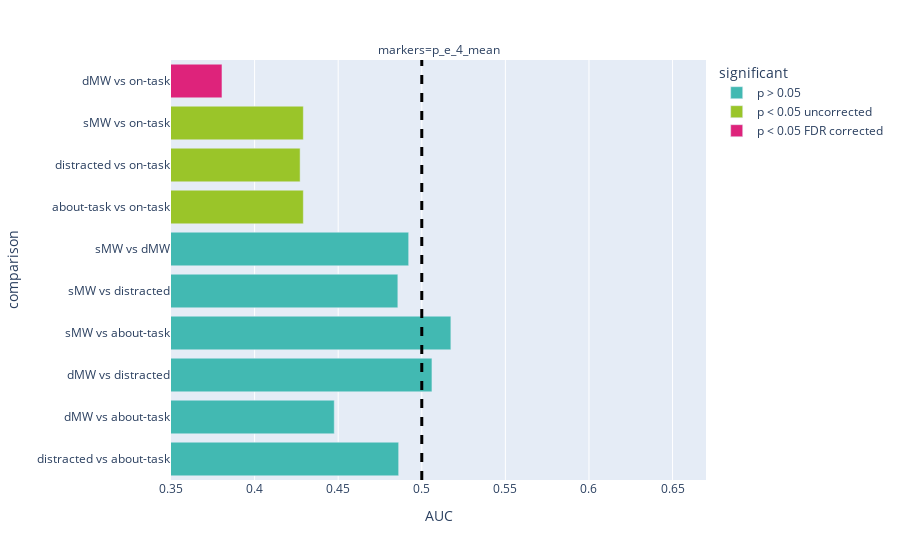

The cell this chart's notebook holds for it:
### Code cell
df_ot= df_all_probe.query("balance == 'over-sample'").query(f"markers in {['p_e_4_mean']}") #'t_mean', 't_std', 'p_e_8_mean', 'p_e_8_std', 'wSMI_8_mean', 'wSMI_8_std'
fig = px.bar(df_ot, y = 'comparison', x='AUC', facet_col = 'markers', color = 'significant', color_discrete_sequence = [lblue, green, pink], 
                         category_orders = {'significant': ['p > 0.05','p < 0.05 uncorrected', 'p < 0.05 FDR corrected']})
fig.add_vline(x=0.5, line_width=3, line_dash="dash", line_color="black")

fig.update_layout(
#     title = 'PC',
    autosize=True,
#     width=1600,
#     height=800,
    xaxis = {
            'showticklabels': True,
            
        'range': [0.35, 0.67]
        },
#             xaxis = {'title': 'a'}

)

### Figure 1 — Plotly figure (JSON) as saved in the notebook; plotly's stock layout.template omitted (floating-point values rounded to 4 significant figures)
{"data": [{"alignmentgroup": "True", "hovertemplate": "significant=p > 0.05<br>markers=p_e_4_mean<br>AUC=%{x}<br>comparison=%{y}<extra></extra>", "legendgroup": "p > 0.05", "marker": {"color": "#42B9B2"}, "name": "p > 0.05", "offsetgroup": "p > 0.05", "orientation": "h", "showlegend": true, "textposition": "auto", "type": "bar", "x": [0.4862, 0.4477, 0.5061, 0.5174, 0.4857, 0.4922], "xaxis": "x", "y": ["distracted vs about-task", "dMW vs about-task", "dMW vs distracted", "sMW vs about-task", "sMW vs distracted", "sMW vs dMW"], "yaxis": "y"}, {"alignmentgroup": "True", "hovertemplate": "significant=p < 0.05 uncorrected<br>markers=p_e_4_mean<br>AUC=%{x}<br>comparison=%{y}<extra></extra>", "legendgroup": "p < 0.05 uncorrected", "marker": {"color": "#9AC529"}, "name": "p < 0.05 uncorrected", "offsetgroup": "p < 0.05 uncorrected", "orientation": "h", "showlegend": true, "textposition": "auto", "type": "bar", "x": [0.4292, 0.4272, 0.4292], "xaxis": "x", "y": ["about-task vs on-task", "distracted vs on-task", "sMW vs on-task"], "yaxis": "y"}, {"alignmentgroup": "True", "hovertemplate": "significant=p < 0.05 FDR corrected<br>markers=p_e_4_mean<br>AUC=%{x}<br>comparison=%{y}<extra></extra>", "legendgroup": "p < 0.05 FDR corrected", "marker": {"color": "#DE237B"}, "name": "p < 0.05 FDR corrected", "offsetgroup": "p < 0.05 FDR corrected", "orientation": "h", "showlegend": true, "textposition": "auto", "type": "bar", "x": [0.3805], "xaxis": "x", "y": ["dMW vs on-task"], "yaxis": "y"}], "layout": {"annotations": [{"showarrow": false, "text": "markers=p_e_4_mean", "x": 0.5, "xanchor": "center", "xref": "paper", "y": 1, "yanchor": "bottom", "yref": "paper"}], "autosize": true, "barmode": "relative", "legend": {"title": {"text": "significant"}, "tracegroupgap": 0}, "margin": {"t": 60}, "shapes": [{"line": {"color": "black", "dash": "dash", "width": 3}, "type": "line", "x0": 0.5, "x1": 0.5, "xref": "x", "y0": 0, "y1": 1, "yref": "y domain"}], "xaxis": {"anchor": "y", "domain": [0, 1], "range": [0.35, 0.67], "showticklabels": true, "title": {"text": "AUC"}, "type": "linear"}, "yaxis": {"anchor": "x", "autorange": true, "domain": [0, 1], "range": [-0.5, 9.5], "title": {"text": "comparison"}, "type": "category"}}}
